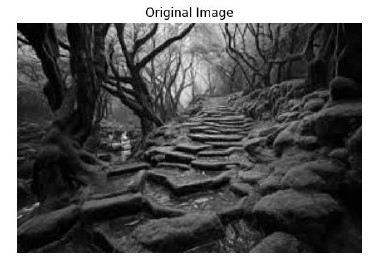
#> input picture BSCOMPUTER ENGINEERING/4th YEAR OF COMPUTER ENGINEERING/7th SEMESTER/DIGITAL IMAGE PROCESSING/PROGRAMS OF DIGITAL IMAGE PROCESSING(PART 2)/Screenshot 2024-10-26 122930.jpg, 368 x 256 px
$ python contraststecthed1.py
#> lines starting #> are read from the running program, lines starting #| are printed output that depends on the picture
import cv2
import numpy as np
import matplotlib.pyplot as plt
# Load the image
img = cv2.imread('Screenshot 2024-10-26 122930.jpg', 0)
#> img is the input picture: shape (256, 368); min 0, max 255, mean 87.7
# Calculate the 5th and 95th percentiles
p5 = np.percentile(img, 5)
#> p5 = 5
p95 = np.percentile(img, 95)
#> p95 = 255
# Apply contrast stretching
stretched_img = np.clip((img - p5) * (255 / (p95 - p5)), 0, 255).astype(np.uint8)
# Display the original and stretched images
plt.figure(figsize=(10, 5))
plt.subplot(1, 2, 1)
plt.imshow(img, cmap='gray')
plt.title('Original Image')
plt.axis('off')
plt.subplot(1, 2, 2)
plt.imshow(stretched_img, cmap='gray')
plt.title('Contrast Stretched Image')
plt.axis('off')
plt.tight_layout()
plt.show()
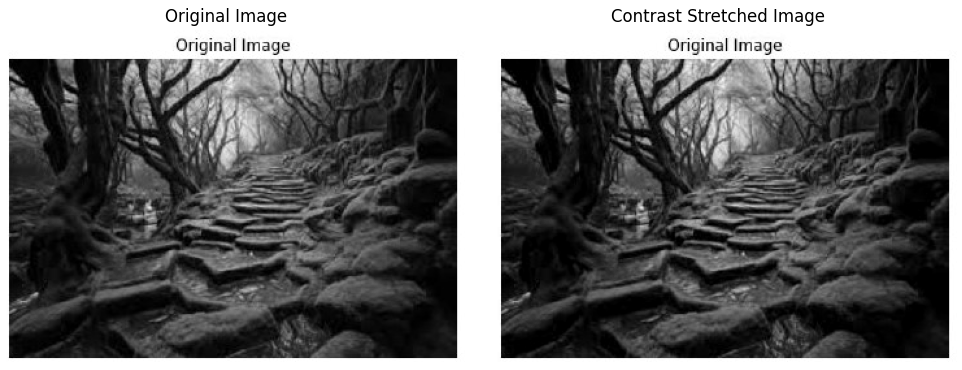
#> figure drawn by matplotlib, 2 panels

$ run again, with BSCOMPUTER ENGINEERING/4th YEAR OF COMPUTER ENGINEERING/7th SEMESTER/DIGITAL IMAGE PROCESSING/PROGRAMS OF DIGITAL IMAGE PROCESSING(PART 2)/Screenshot 2024-10-25 103016.jpg copied over BSCOMPUTER ENGINEERING/4th YEAR OF COMPUTER ENGINEERING/7th SEMESTER/DIGITAL IMAGE PROCESSING/PROGRAMS OF DIGITAL IMAGE PROCESSING(PART 2)/Screenshot 2024-10-26 122930.jpg
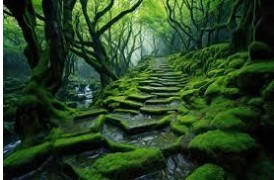
#> input picture BSCOMPUTER ENGINEERING/4th YEAR OF COMPUTER ENGINEERING/7th SEMESTER/DIGITAL IMAGE PROCESSING/PROGRAMS OF DIGITAL IMAGE PROCESSING(PART 2)/Screenshot 2024-10-25 103016.jpg, 274 x 180 px
#> `img = cv2.imread('Screenshot 2024-10-26 122930.jpg', 0)`:
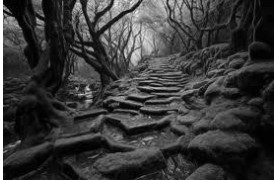
#> img: shape (180, 274); min 0, max 255, mean 56.7
#> p5 = 5
#> p95 = 152
#> `plt.show()`:
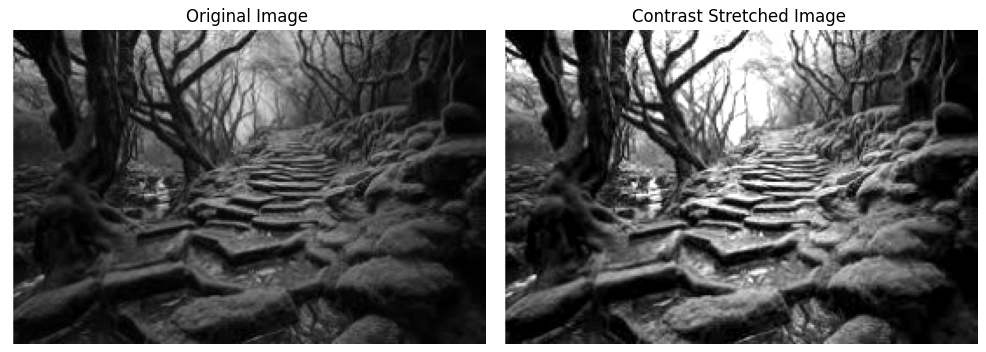
#> figure drawn by matplotlib, 2 panels

$ run again, with BSCOMPUTER ENGINEERING/4th YEAR OF COMPUTER ENGINEERING/7th SEMESTER/DIGITAL IMAGE PROCESSING/PROGRAMS OF DIGITAL IMAGE PROCESSING(PART 2)/Screenshot 2024-10-26 122352.jpg copied over BSCOMPUTER ENGINEERING/4th YEAR OF COMPUTER ENGINEERING/7th SEMESTER/DIGITAL IMAGE PROCESSING/PROGRAMS OF DIGITAL IMAGE PROCESSING(PART 2)/Screenshot 2024-10-26 122930.jpg
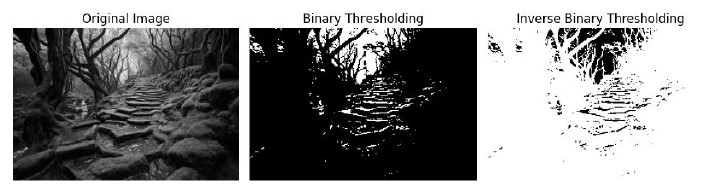
#> input picture BSCOMPUTER ENGINEERING/4th YEAR OF COMPUTER ENGINEERING/7th SEMESTER/DIGITAL IMAGE PROCESSING/PROGRAMS OF DIGITAL IMAGE PROCESSING(PART 2)/Screenshot 2024-10-26 122352.jpg, 705 x 196 px
#> img is the input picture: shape (196, 705); min 0, max 255, mean 139.7
#> p5 = 0
#> p95 = 255
#> `plt.show()`:
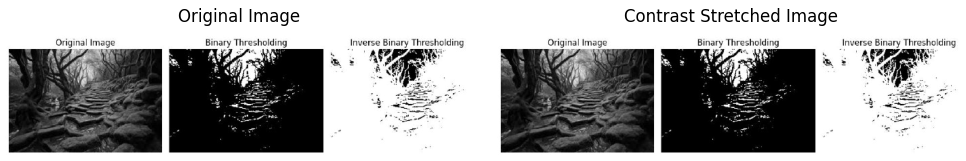
#> figure drawn by matplotlib, 2 panels
